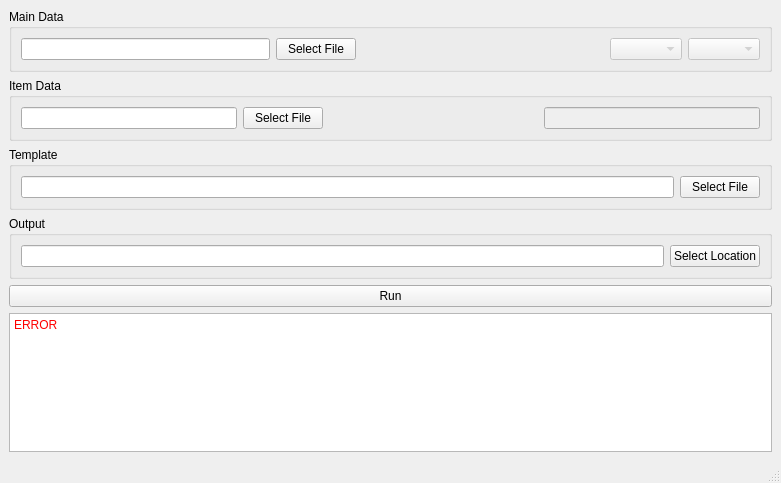
<?xml version="1.0" encoding="UTF-8"?>
<ui version="4.0">
 <class>MainWindow</class>
 <widget class="QMainWindow" name="MainWindow">
  <property name="geometry">
   <rect>
    <x>0</x>
    <y>0</y>
    <width>781</width>
    <height>483</height>
   </rect>
  </property>
  <property name="windowTitle">
   <string>MainWindow</string>
  </property>
  <widget class="QWidget" name="centralwidget">
   <layout class="QVBoxLayout" name="verticalLayout_5">
    <item>
     <widget class="QGroupBox" name="mainGroupBox">
      <property name="title">
       <string>Main Data</string>
      </property>
      <layout class="QVBoxLayout" name="verticalLayout_3">
       <item>
        <layout class="QHBoxLayout" name="horizontalLayout_3">
         <item>
          <widget class="QLineEdit" name="mainSelectText">
           <property name="readOnly">
            <bool>true</bool>
           </property>
          </widget>
         </item>
         <item>
          <widget class="QPushButton" name="mainSelectButton">
           <property name="text">
            <string>Select File</string>
           </property>
          </widget>
         </item>
         <item>
          <spacer name="mainSpacer">
           <property name="orientation">
            <enum>Qt::Horizontal</enum>
           </property>
           <property name="sizeType">
            <enum>QSizePolicy::MinimumExpanding</enum>
           </property>
           <property name="sizeHint" stdset="0">
            <size>
             <width>40</width>
             <height>20</height>
            </size>
           </property>
          </spacer>
         </item>
         <item>
          <widget class="QComboBox" name="idComboBox">
           <property name="enabled">
            <bool>false</bool>
           </property>
          </widget>
         </item>
         <item>
          <widget class="QComboBox" name="titleComboBox">
           <property name="enabled">
            <bool>false</bool>
           </property>
          </widget>
         </item>
        </layout>
       </item>
      </layout>
     </widget>
    </item>
    <item>
     <widget class="QGroupBox" name="itemGroupBox">
      <property name="title">
       <string>Item Data</string>
      </property>
      <layout class="QVBoxLayout" name="verticalLayout_2">
       <item>
        <layout class="QHBoxLayout" name="horizontalLayout">
         <item>
          <widget class="QLineEdit" name="itemSelectText">
           <property name="readOnly">
            <bool>true</bool>
           </property>
          </widget>
         </item>
         <item>
          <widget class="QPushButton" name="itemSelectButton">
           <property name="text">
            <string>Select File</string>
           </property>
          </widget>
         </item>
         <item>
          <spacer name="itemSpacer">
           <property name="orientation">
            <enum>Qt::Horizontal</enum>
           </property>
           <property name="sizeType">
            <enum>QSizePolicy::MinimumExpanding</enum>
           </property>
           <property name="sizeHint" stdset="0">
            <size>
             <width>40</width>
             <height>20</height>
            </size>
           </property>
          </spacer>
         </item>
         <item>
          <widget class="QLineEdit" name="itemName">
           <property name="enabled">
            <bool>false</bool>
           </property>
          </widget>
         </item>
        </layout>
       </item>
      </layout>
     </widget>
    </item>
    <item>
     <widget class="QGroupBox" name="templateGroupBox">
      <property name="title">
       <string>Template</string>
      </property>
      <layout class="QVBoxLayout" name="verticalLayout">
       <item>
        <layout class="QHBoxLayout" name="horizontalLayout_2">
         <item>
          <widget class="QLineEdit" name="templateSelectText">
           <property name="readOnly">
            <bool>true</bool>
           </property>
          </widget>
         </item>
         <item>
          <widget class="QPushButton" name="templateSelectButton">
           <property name="text">
            <string>Select File</string>
           </property>
          </widget>
         </item>
        </layout>
       </item>
      </layout>
     </widget>
    </item>
    <item>
     <widget class="QGroupBox" name="outputGroupBox">
      <property name="title">
       <string>Output</string>
      </property>
      <layout class="QVBoxLayout" name="verticalLayout_4">
       <item>
        <layout class="QHBoxLayout" name="horizontalLayout_4">
         <item>
          <widget class="QLineEdit" name="saveSelectText">
           <property name="readOnly">
            <bool>true</bool>
           </property>
          </widget>
         </item>
         <item>
          <widget class="QPushButton" name="saveSelectButton">
           <property name="text">
            <string>Select Location</string>
           </property>
          </widget>
         </item>
        </layout>
       </item>
      </layout>
     </widget>
    </item>
    <item>
     <widget class="QPushButton" name="runButton">
      <property name="text">
       <string>Run</string>
      </property>
     </widget>
    </item>
    <item>
     <widget class="QTextBrowser" name="errorBox">
      <property name="cursor" stdset="0">
       <cursorShape>ForbiddenCursor</cursorShape>
      </property>
      <property name="mouseTracking">
       <bool>false</bool>
      </property>
      <property name="html">
       <string>&lt;!DOCTYPE HTML PUBLIC &quot;-//W3C//DTD HTML 4.0//EN&quot; &quot;http://www.w3.org/TR/REC-html40/strict.dtd&quot;&gt;
&lt;html&gt;&lt;head&gt;&lt;meta name=&quot;qrichtext&quot; content=&quot;1&quot; /&gt;&lt;style type=&quot;text/css&quot;&gt;
p, li { white-space: pre-wrap; }
&lt;/style&gt;&lt;/head&gt;&lt;body style=&quot; font-family:'Sans Serif'; font-size:9pt; font-weight:400; font-style:normal;&quot;&gt;
&lt;p style=&quot; margin-top:0px; margin-bottom:0px; margin-left:0px; margin-right:0px; -qt-block-indent:0; text-indent:0px;&quot;&gt;&lt;span style=&quot; color:#ff0000;&quot;&gt;ERROR&lt;/span&gt;&lt;/p&gt;&lt;/body&gt;&lt;/html&gt;</string>
      </property>
     </widget>
    </item>
   </layout>
  </widget>
  <widget class="QMenuBar" name="menubar">
   <property name="geometry">
    <rect>
     <x>0</x>
     <y>0</y>
     <width>781</width>
     <height>20</height>
    </rect>
   </property>
  </widget>
  <widget class="QStatusBar" name="statusbar"/>
 </widget>
 <resources/>
 <connections/>
</ui>
